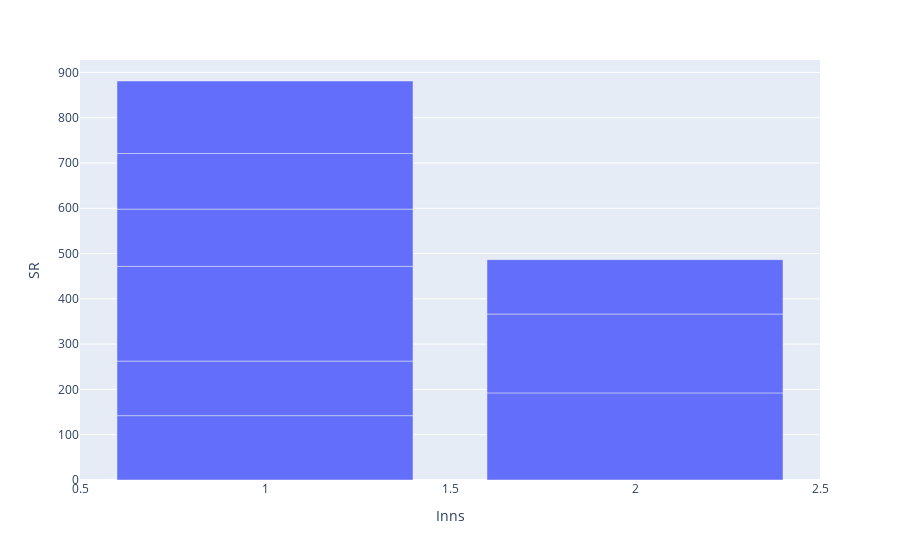

Here is the notebook cell this chart was saved with:
### Code cell
strike_rate = df.query("SR >= 120")
figure = px.bar(strike_rate, x = strike_rate["Inns"],y = strike_rate["SR"])
figure.show()

### Figure 1 — Plotly figure (JSON) as saved in the notebook; plotly's stock layout.template omitted (floating-point values rounded to 4 significant figures)
{"data": [{"alignmentgroup": "True", "hovertemplate": "Inns=%{x}<br>SR=%{y}<extra></extra>", "legendgroup": "", "marker": {"color": "#636efa", "pattern": {"shape": ""}}, "name": "", "offsetgroup": "", "orientation": "v", "showlegend": false, "textposition": "auto", "type": "bar", "x": [1, 1, 1, 1, 1, 2, 2, 2, 1], "xaxis": "x", "y": [142.1, 120.5, 209.1, 126.5, 122.9, 192.3, 174.2, 120, 160], "yaxis": "y"}], "layout": {"barmode": "relative", "legend": {"tracegroupgap": 0}, "margin": {"t": 60}, "xaxis": {"anchor": "y", "domain": [0, 1], "title": {"text": "Inns"}}, "yaxis": {"anchor": "x", "domain": [0, 1], "title": {"text": "SR"}}}}
